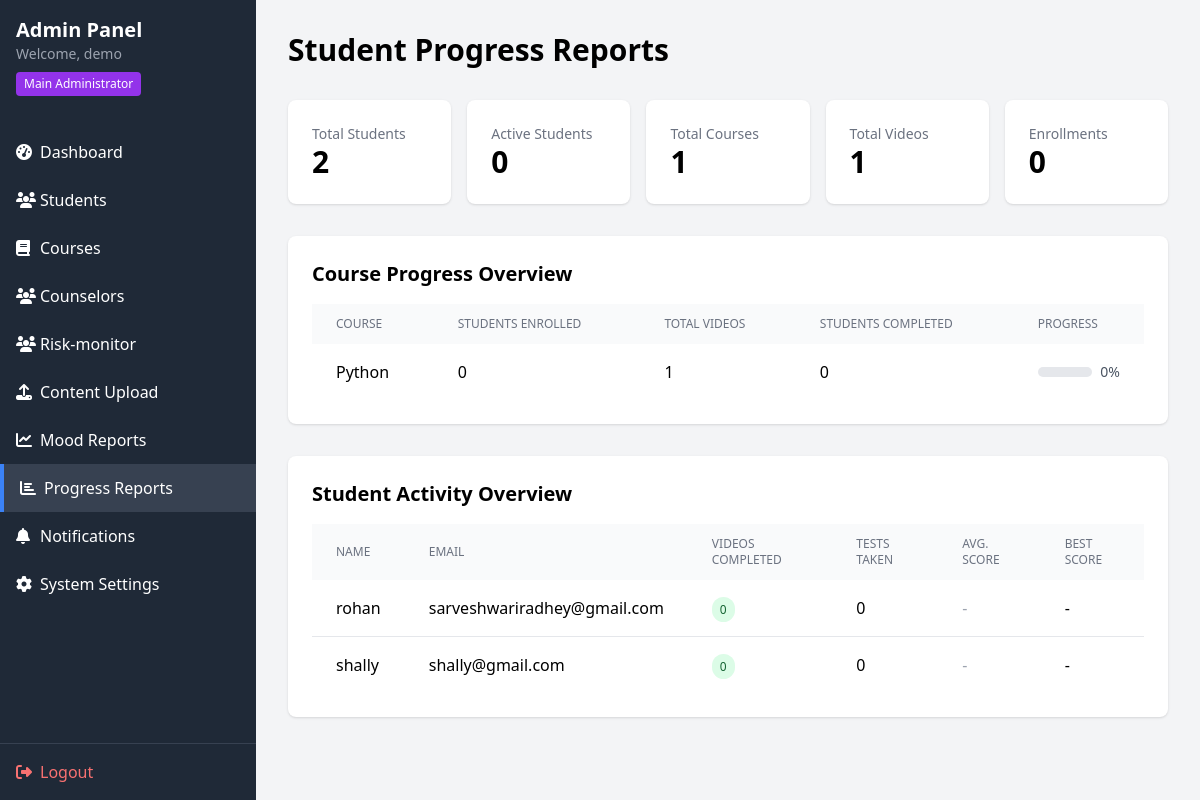
Screenshot of /reports.php (signed in) with the database file from the repository.
### tables this page shows
CREATE TABLE `courses` (
  `id` int(11) NOT NULL,
  `title` varchar(200) NOT NULL,
  `description` text DEFAULT NULL,
  `instructor` varchar(100) DEFAULT NULL,
  `duration` varchar(50) DEFAULT NULL,
  `status` enum('active','inactive') DEFAULT 'active',
  `created_at` timestamp NOT NULL DEFAULT current_timestamp()
);

CREATE TABLE `users` (
  `id` int(11) NOT NULL,
  `name` varchar(100) NOT NULL,
  `email` varchar(100) NOT NULL,
  `password` varchar(255) NOT NULL,
  `avatar` varchar(500) DEFAULT NULL,
  `role` enum('admin','student') NOT NULL,
  `status` enum('active','suspended','inactive') DEFAULT 'active',
  `is_system_owner` tinyint(1) DEFAULT 0,
  `last_login` timestamp NULL DEFAULT NULL,
  `last_ip` varchar(45) DEFAULT NULL,
  `email_verified` tinyint(1) DEFAULT 0,
  `verification_token` varchar(100) DEFAULT NULL,
  `reset_token` varchar(100) DEFAULT NULL,
  `reset_expires` timestamp NULL DEFAULT NULL,
  `created_at` timestamp NOT NULL DEFAULT current_timestamp(),
  `updated_at` timestamp NOT NULL DEFAULT current_timestamp() ON UPDATE current_timestamp()
);

### reports.php (the view, shortened to what this page needs)
<?php
require_once '../includes/auth.php';
$stmt = $pdo->query("
    SELECT
        c.id,
        c.title,
        COUNT(DISTINCT e.student_id) as students_enrolled,
        COUNT(DISTINCT v.id) as total_videos,
        COUNT(DISTINCT vp.student_id) as students_with_progress,
        COALESCE(AVG(vp.completed), 0) as avg_completion
    FROM courses c
    LEFT JOIN videos v ON c.id = v.course_id
    LEFT JOIN enrollments e ON c.id = e.course_id
    LEFT JOIN video_progress vp ON v.id = vp.video_id AND vp.completed = 1
    GROUP BY c.id, c.title
");
$course_progress = $stmt->fetchAll();
$stmt = $pdo->query("
    SELECT
        u.id,
        u.name,
        u.email,
        COUNT(DISTINCT vp.video_id) as videos_watched,
        COUNT(DISTINCT vp.id) as video_views,
        COUNT(DISTINCT ta.id) as tests_taken,
        AVG(ta.score) as avg_score,
        MAX(ta.score) as max_score
    FROM users u
    LEFT JOIN video_progress vp ON u.id = vp.student_id AND vp.completed = 1
    LEFT JOIN test_attempts ta ON u.id = ta.student_id
    WHERE u.role = 'student'
    GROUP BY u.id, u.name, u.email
    ORDER BY videos_watched DESC, avg_score DESC
");
$top_students = $stmt->fetchAll();
$stmt = $pdo->query("
    SELECT
        (SELECT COUNT(*) FROM users WHERE role = 'student') as total_students,
        (SELECT COUNT(*) FROM courses) as total_courses,
        (SELECT COUNT(*) FROM videos) as total_videos,
        (SELECT COUNT(*) FROM enrollments) as total_enrollments,
        (SELECT COUNT(DISTINCT student_id) FROM video_progress) as active_students
");
$stats = $stmt->fetch();
?>
<!DOCTYPE html>
<html lang="en">
<head>
    <script src="https://cdn.tailwindcss.com"></script>
    <link rel="stylesheet" href="https://cdnjs.cloudflare.com/ajax/libs/font-awesome/6.4.0/css/all.min.css">
</head>
<body class="bg-gray-100">
    <div class="flex h-screen">
        <?php include 'sidebar.php'; ?>
        <div class="flex-1 overflow-auto">
            <div class="p-8">
                <h1 class="text-3xl font-bold mb-8">Student Progress Reports</h1>
                <div class="grid grid-cols-1 md:grid-cols-5 gap-4 mb-8">
                    <div class="bg-white rounded-lg shadow p-6">
                        <div class="text-gray-500 text-sm">Total Students</div>
                        <div class="text-3xl font-bold"><?= $stats['total_students'] ?? 0 ?></div>
                    </div>
                    <div class="bg-white rounded-lg shadow p-6">
                        <div class="text-gray-500 text-sm">Active Students</div>
                        <div class="text-3xl font-bold"><?= $stats['active_students'] ?? 0 ?></div>
                    </div>
                    <div class="bg-white rounded-lg shadow p-6">
                        <div class="text-gray-500 text-sm">Total Courses</div>
                        <div class="text-3xl font-bold"><?= $stats['total_courses'] ?? 0 ?></div>
                    </div>
                    <div class="bg-white rounded-lg shadow p-6">
                        <div class="text-gray-500 text-sm">Total Videos</div>
                        <div class="text-3xl font-bold"><?= $stats['total_videos'] ?? 0 ?></div>
                    </div>
                    <div class="bg-white rounded-lg shadow p-6">
                        <div class="text-gray-500 text-sm">Enrollments</div>
                        <div class="text-3xl font-bold"><?= $stats['total_enrollments'] ?? 0 ?></div>
                    </div>
                </div>
                <div class="bg-white rounded-lg shadow p-6 mb-8">
                    <h2 class="text-xl font-bold mb-4">Course Progress Overview</h2>
                    <?php if (empty($course_progress)): ?>
                        <div class="text-center py-8 text-gray-500">
                            <i class="fas fa-chart-line text-4xl mb-3"></i>
                            <p>No course data available. Add courses and enroll students to see progress.</p>
                        </div>
                    <?php else: ?>
                        <div class="overflow-x-auto">
                            <table class="min-w-full">
                                <thead>
                                    <tr class="bg-gray-50">
                                        <th class="px-6 py-3 text-left text-xs font-medium text-gray-500 uppercase">Course</th>
                                        <th class="px-6 py-3 text-left text-xs font-medium text-gray-500 uppercase">Students Enrolled</th>
                                        <th class="px-6 py-3 text-left text-xs font-medium text-gray-500 uppercase">Total Videos</th>
                                        <th class="px-6 py-3 text-left text-xs font-medium text-gray-500 uppercase">Students Completed</th>
                                        <th class="px-6 py-3 text-left text-xs font-medium text-gray-500 uppercase">Progress</th>
                                    </tr>
                                </thead>
                                <tbody class="divide-y divide-gray-200">
                                    <?php foreach ($course_progress as $course): ?>
                                    <tr>
                                        <td class="px-6 py-4 font-medium"><?= htmlspecialchars($course['title']) ?></td>
                                        <td class="px-6 py-4"><?= $course['students_enrolled'] ?></td>
                                        <td class="px-6 py-4"><?= $course['total_videos'] ?></td>
                                        <td class="px-6 py-4"><?= $course['students_with_progress'] ?></td>
                                        <td class="px-6 py-4">
                                            <?php
                                            $progress = $course['students_enrolled'] > 0 ?
                                                round(($course['students_with_progress'] / $course['students_enrolled']) * 100) : 0;
                                            ?>
                                            <div class="flex items-center">
                                                <div class="w-full bg-gray-200 rounded-full h-2.5 mr-2 max-w-[200px]">
                                                </div>
                                                <span class="text-sm text-gray-600"><?= $progress ?>%</span>
                                            </div>
                                        </td>
                                    </tr>
                                    <?php endforeach; ?>
                                </tbody>
                            </table>
                        </div>
                    <?php endif; ?>
                </div>
                <div class="bg-white rounded-lg shadow p-6">
                    <h2 class="text-xl font-bold mb-4">Student Activity Overview</h2>
                    <?php if (empty($top_students)): ?>
                        <div class="text-center py-8 text-gray-500">
                            <i class="fas fa-users text-4xl mb-3"></i>
                            <p>No student activity data available. Students need to watch videos and take tests.</p>
                        </div>
                    <?php else: ?>
                        <div class="overflow-x-auto">
                            <table class="min-w-full">
                                <thead>
                                    <tr class="bg-gray-50">
                                        <th class="px-6 py-3 text-left text-xs font-medium text-gray-500 uppercase">Name</th>
                                        <th class="px-6 py-3 text-left text-xs font-medium text-gray-500 uppercase">Email</th>
                                        <th class="px-6 py-3 text-left text-xs font-medium text-gray-500 uppercase">Videos Completed</th>
                                        <th class="px-6 py-3 text-left text-xs font-medium text-gray-500 uppercase">Tests Taken</th>
                                        <th class="px-6 py-3 text-left text-xs font-medium text-gray-500 uppercase">Avg. Score</th>
                                        <th class="px-6 py-3 text-left text-xs font-medium text-gray-500 uppercase">Best Score</th>
                                    </tr>
                                </thead>
                                <tbody class="divide-y divide-gray-200">
                                    <?php foreach ($top_students as $student): ?>
                                    <tr>
                                        <td class="px-6 py-4 font-medium"><?= htmlspecialchars($student['name']) ?></td>
                                        <td class="px-6 py-4"><?= htmlspecialchars($student['email']) ?></td>
                                        <td class="px-6 py-4">
                                            <span class="px-2 py-1 bg-green-100 text-green-800 rounded-full text-xs">
                                                <?= $student['videos_watched'] ?>
                                            </span>
                                        </td>
                                        <td class="px-6 py-4"><?= $student['tests_taken'] ?></td>
                                        <td class="px-6 py-4">
                                            <?php if ($student['avg_score']): ?>
                                                <div class="flex items-center">
                                                    <span class="font-medium"><?= round($student['avg_score']) ?>%</span>
                                                </div>
                                            <?php else: ?>
                                                <span class="text-gray-400">-</span>
                                            <?php endif; ?>
                                        </td>
                                        <td class="px-6 py-4">
                                            <?= $student['max_score'] ? round($student['max_score']) . '%' : '-' ?>
                                        </td>
                                    </tr>
                                    <?php endforeach; ?>
                                </tbody>
                            </table>
                        </div>
                    <?php endif; ?>
                </div>
            </div>
        </div>
    </div>
</body>
</html>

### sidebar.php (shortened to what this page needs)
<?php
$current_page = basename($_SERVER['PHP_SELF']);
global $pdo;
$stmt = $pdo->prepare("SELECT id FROM users WHERE role = 'admin' ORDER BY id ASC LIMIT 1");
$stmt->execute();
$firstAdmin = $stmt->fetchColumn();
$isMainAdmin = ($_SESSION['user_id'] == $firstAdmin);
?>
<div class="w-64 bg-gray-800 text-white flex flex-col">
    <div class="p-4">
        <h2 class="text-xl font-bold">Admin Panel</h2>
        <p class="text-sm text-gray-400">Welcome, <?= htmlspecialchars($_SESSION['name']) ?></p>
        <?php if ($isMainAdmin): ?>
            <span class="text-xs bg-purple-600 px-2 py-1 rounded mt-2 inline-block">Main Administrator</span>
        <?php endif; ?>
    </div>
    <nav class="flex-1 mt-4">
        <a href="dashboard.php" class="flex items-center px-4 py-3 <?= $current_page == 'dashboard.php' ? 'bg-gray-700 border-l-4 border-blue-500' : 'hover:bg-gray-700' ?>">
            <i class="fas fa-tachometer-alt w-6"></i>
            <span>Dashboard</span>
        </a>
        <a href="students.php" class="flex items-center px-4 py-3 <?= $current_page == 'students.php' ? 'bg-gray-700 border-l-4 border-blue-500' : 'hover:bg-gray-700' ?>">
            <i class="fas fa-users w-6"></i>
            <span>Students</span>
        </a>
        <a href="courses.php" class="flex items-center px-4 py-3 <?= $current_page == 'courses.php' ? 'bg-gray-700 border-l-4 border-blue-500' : 'hover:bg-gray-700' ?>">
            <i class="fas fa-book w-6"></i>
            <span>Courses</span>
        </a>
        <a href="counselor/counselors.php" class="flex items-center px-4 py-3 <?= strpos($current_page, 'counselors.php') !== false ? 'bg-gray-700 border-l-4 border-blue-500' : 'hover:bg-gray-700' ?>">
            <i class="fas fa-users w-6"></i>
            <span>Counselors</span>
        </a>
         <a href="risk-monitor.php" class="flex items-center px-4 py-3 <?= strpos($current_page, 'risk-monitor.php') !== false ? 'bg-gray-700 border-l-4 border-blue-500' : 'hover:bg-gray-700' ?>">
            <i class="fas fa-users w-6"></i>
            <span>Risk-monitor</span>
        </a>
        <a href="content.php" class="flex items-center px-4 py-3 <?= $current_page == 'content.php' ? 'bg-gray-700 border-l-4 border-blue-500' : 'hover:bg-gray-700' ?>">
            <i class="fas fa-upload w-6"></i>
            <span>Content Upload</span>
        </a>
        <a href="mood-reports.php" class="flex items-center px-4 py-3 <?= $current_page == 'mood-reports.php' ? 'bg-gray-700 border-l-4 border-blue-500' : 'hover:bg-gray-700' ?>">
            <i class="fas fa-chart-line w-6"></i>
            <span>Mood Reports</span>
        </a>
        <a href="reports.php" class="flex items-center px-4 py-3 <?= $current_page == 'reports.php' ? 'bg-gray-700 border-l-4 border-blue-500' : 'hover:bg-gray-700' ?>">
            <i class="fas fa-chart-bar w-6"></i>
            <span>Progress Reports</span>
        </a>
        <a href="notifications.php" class="flex items-center px-4 py-3 <?= $current_page == 'notifications.php' ? 'bg-gray-700 border-l-4 border-blue-500' : 'hover:bg-gray-700' ?>">
            <i class="fas fa-bell w-6"></i>
            <span>Notifications</span>
        </a>
        <?php if ($isMainAdmin): ?>
        <a href="settings.php" class="flex items-center px-4 py-3 <?= $current_page == 'settings.php' ? 'bg-gray-700 border-l-4 border-blue-500' : 'hover:bg-gray-700' ?>">
            <i class="fas fa-cog w-6"></i>
            <span>System Settings</span>
        </a>
        <?php endif; ?>
    </nav>
    <div class="p-4 border-t border-gray-700">
        <a href="../logout.php" class="flex items-center text-red-400 hover:text-red-300">
            <i class="fas fa-sign-out-alt w-6"></i>
            <span>Logout</span>
        </a>
    </div>
</div>

### rows the page displays
courses: title "Python", students_enrolled "0", total_videos "1", students_with_progress "0", progress "0"
users: name "rohan", email "sarveshwariradhey@gmail.com", videos_watched "0", tests_taken "0"
users: name "shally", email "shally@gmail.com", videos_watched "0", tests_taken "0"

### other values shown
$_SESSION['name'] "demo"
$stats['total_students'] "2"
$stats['active_students'] "0"
$stats['total_courses'] "1"
$stats['total_videos'] "1"
$stats['total_enrollments'] "0"
